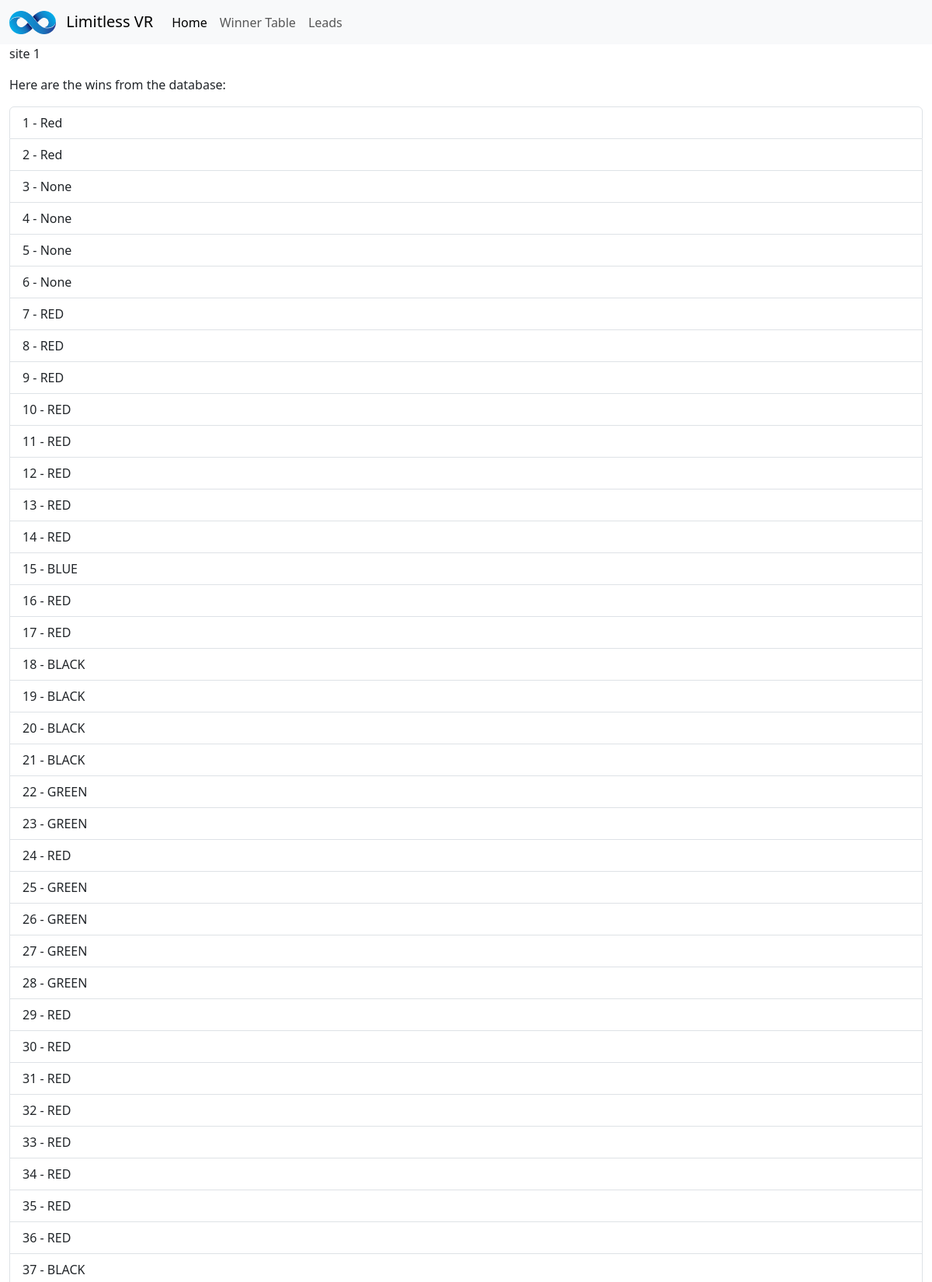
The app's page /site1/ (upper part) with its own data.
### Modelss.py (models this page shows)
class Winner(db.Model):
    id = db.Column(db.Integer, primary_key=True)
    color = db.Column(db.String(30), nullable=False)
    prize = db.Column(db.String(30), nullable=False)

### app.py (the view)
@app.route("/site1/")
def site1():
    winners = Winner.query.all()
    return render_template("site1.html", winners=winners)

### templates/site1.html (shortened to what this page needs)
{% extends "layout.html" %}
{% block content %}
<p>site 1</p>
<p>Here are the wins from the database:</p>
    <ul class="list-group">
        {% for winner in winners %}
            <li class="list-group-item">{{ winner.id }} - {{ winner.color }}</li>
        {% endfor %}
    </ul>
{% endblock %}

### templates/layout.html (shortened to what this page needs)
<!DOCTYPE html>
<html>
<head>
    <link href="https://cdn.jsdelivr.net/npm/bootstrap@5.3.3/dist/css/bootstrap.min.css" rel="stylesheet"
>
</head>
<body>
    <nav class="navbar navbar-expand-lg bg-body-tertiary">
        <div class="container-fluid">
            <span class="navbar-brand">
                <img src="{{ url_for('static', filename='footer-logo.png') }}"
                     alt="Logo"
                     width="60"
                     height="30"
                     class="d-inline-block align-text-top me-2">
                Limitless VR
            </span>
            <div class="collapse navbar-collapse" id="navbarNavAltMarkup">
                <div class="navbar-nav">
                    <a class="nav-link active" aria-current="page" href="{{ url_for('home') }}">Home</a>
                    <a class="nav-link" href="{{ url_for('site1') }}">Winner Table</a>
                    <a class="nav-link" href="{{ url_for('site2') }}">Leads</a>
                </div>
            </div>
        </div>
    </nav>
    <div class="container-fluid">
        {% block content %}
        {% endblock %}
    </div>
</body>
</html>

### records on screen
Winner: id "1", color "Red"
Winner: id "2", color "Red"
Winner: id "3", color "None"
Winner: id "4", color "None"
Winner: id "5", color "None"
Winner: id "6", color "None"
Winner: id "7", color "RED"
Winner: id "8", color "RED"
Winner: id "9", color "RED"
Winner: id "10", color "RED"
Winner: id "11", color "RED"
Winner: id "12", color "RED"
Winner: id "13", color "RED"
Winner: id "14", color "RED"
Winner: id "15", color "BLUE"
Winner: id "16", color "RED"
Winner: id "17", color "RED"
Winner: id "18", color "BLACK"
Winner: id "19", color "BLACK"
Winner: id "20", color "BLACK"
Winner: id "21", color "BLACK"
Winner: id "22", color "GREEN"
Winner: id "23", color "GREEN"
Winner: id "24", color "RED"
Winner: id "25", color "GREEN"
Winner: id "26", color "GREEN"
Winner: id "27", color "GREEN"
Winner: id "28", color "GREEN"
Winner: id "29", color "RED"
Winner: id "30", color "RED"
Winner: id "31", color "RED"
Winner: id "32", color "RED"
Winner: id "33", color "RED"
Winner: id "34", color "RED"
Winner: id "35", color "RED"
Winner: id "36", color "RED"
Winner: id "37", color "BLACK"
